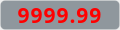
<?xml version="1.0" encoding="UTF-8"?>
<ui version="4.0">
 <class>Distance</class>
 <widget class="QMainWindow" name="Distance">
  <property name="geometry">
   <rect>
    <x>0</x>
    <y>0</y>
    <width>120</width>
    <height>30</height>
   </rect>
  </property>
  <property name="minimumSize">
   <size>
    <width>120</width>
    <height>30</height>
   </size>
  </property>
  <property name="maximumSize">
   <size>
    <width>120</width>
    <height>30</height>
   </size>
  </property>
  <property name="windowTitle">
   <string>MainWindow</string>
  </property>
  <property name="styleSheet">
   <string notr="true">#Distance{
	border: none;
}</string>
  </property>
  <widget class="QWidget" name="centralwidget">
   <widget class="QWidget" name="widget" native="true">
    <property name="geometry">
     <rect>
      <x>0</x>
      <y>0</y>
      <width>120</width>
      <height>30</height>
     </rect>
    </property>
    <property name="minimumSize">
     <size>
      <width>120</width>
      <height>30</height>
     </size>
    </property>
    <property name="maximumSize">
     <size>
      <width>120</width>
      <height>30</height>
     </size>
    </property>
    <property name="styleSheet">
     <string notr="true">#widget{
	border:none;
	border-radius: 5px;
	border: 1px solid rgba(214,214,214, 50);
	background-color: rgba(77, 90, 101,150);
}</string>
    </property>
    <layout class="QHBoxLayout" name="horizontalLayout">
     <property name="spacing">
      <number>0</number>
     </property>
     <property name="leftMargin">
      <number>0</number>
     </property>
     <property name="topMargin">
      <number>0</number>
     </property>
     <property name="rightMargin">
      <number>0</number>
     </property>
     <property name="bottomMargin">
      <number>0</number>
     </property>
     <item>
      <widget class="TitleLabel" name="TitleLabel">
       <property name="minimumSize">
        <size>
         <width>120</width>
         <height>30</height>
        </size>
       </property>
       <property name="maximumSize">
        <size>
         <width>120</width>
         <height>30</height>
        </size>
       </property>
       <property name="font">
        <font>
         <family>Agency FB</family>
         <pointsize>16</pointsize>
         <weight>75</weight>
         <italic>false</italic>
         <bold>true</bold>
        </font>
       </property>
       <property name="styleSheet">
        <string notr="true">FluentLabelBase {
    color: black;
}

HyperlinkLabel {
    color: #009faa;
    border: none;
    background-color: transparent;
    text-align: left;
    padding: 0;
    margin: 0;
}

HyperlinkLabel[underline=true] {
    text-decoration: underline;
}

HyperlinkLabel[underline=false] {
    text-decoration: none;
}

HyperlinkLabel:hover {
    color: #007780;
}

HyperlinkLabel:pressed {
    color: #00a7b3;
}
FluentLabelBase{color:#000000}

#TitleLabel{
	color: rgb(255, 0, 0);
	letter-spacing: 1px;
	font: 600;
}</string>
       </property>
       <property name="text">
        <string>9999.99</string>
       </property>
       <property name="alignment">
        <set>Qt::AlignCenter</set>
       </property>
      </widget>
     </item>
    </layout>
   </widget>
  </widget>
 </widget>
 <customwidgets>
  <customwidget>
   <class>TitleLabel</class>
   <extends>QLabel</extends>
   <header>qfluentwidgets</header>
  </customwidget>
 </customwidgets>
 <resources/>
 <connections/>
</ui>
